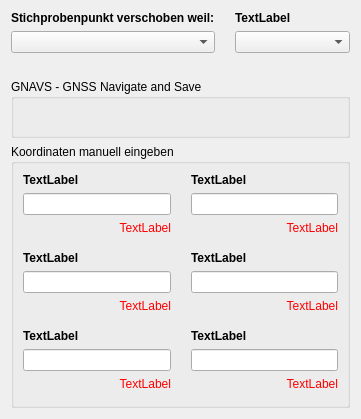
         <widget class="QWidget" name="scrollAreaWidgetContents_6">
          <property name="geometry">
           <rect>
            <x>0</x>
            <y>0</y>
            <width>361</width>
            <height>419</height>
           </rect>
          </property>
          <layout class="QGridLayout" name="gridLayout_22">
           <property name="horizontalSpacing">
            <number>20</number>
           </property>
           <item row="0" column="1">
            <widget class="QLabel" name="s_permaLabel">
             <property name="font">
              <font>
               <weight>75</weight>
               <bold>true</bold>
              </font>
             </property>
             <property name="text">
              <string>TextLabel</string>
             </property>
            </widget>
           </item>
           <item row="0" column="0">
            <widget class="QLabel" name="spaufsucheverschobenursacheidLabel">
             <property name="sizePolicy">
              <sizepolicy hsizetype="Preferred" vsizetype="Fixed">
               <horstretch>0</horstretch>
               <verstretch>0</verstretch>
              </sizepolicy>
             </property>
             <property name="font">
              <font>
               <weight>75</weight>
               <bold>true</bold>
              </font>
             </property>
             <property name="text">
              <string>Stichprobenpunkt verschoben weil:</string>
             </property>
            </widget>
           </item>
           <item row="4" column="0" colspan="2">
            <widget class="QgsCollapsibleGroupBox" name="mGroupBox_7">
             <property name="title">
              <string>Koordinaten manuell eingeben</string>
             </property>
             <property name="collapsed">
              <bool>false</bool>
             </property>
             <layout class="QGridLayout" name="gridLayout_23">
              <item row="0" column="0">
               <layout class="QGridLayout" name="gridLayout_4">
                <property name="bottomMargin">
                 <number>5</number>
                </property>
                <property name="horizontalSpacing">
                 <number>20</number>
                </property>
                <property name="verticalSpacing">
                 <number>6</number>
                </property>
                <item row="5" column="1">
                 <widget class="QLabel" name="istgeom_xError">
                  <property name="styleSheet">
                   <string notr="true">color:red</string>
                  </property>
                  <property name="text">
                   <string>TextLabel</string>
                  </property>
                  <property name="alignment">
                   <set>Qt::AlignRight|Qt::AlignTrailing|Qt::AlignVCenter</set>
                  </property>
                 </widget>
                </item>
                <item row="7" column="0">
                 <widget class="QLabel" name="istgeom_elevLabel">
                  <property name="font">
                   <font>
                    <weight>75</weight>
                    <bold>true</bold>
                   </font>
                  </property>
                  <property name="text">
                   <string>TextLabel</string>
                  </property>
                 </widget>
                </item>
                <item row="6" column="0">
                 <spacer name="verticalSpacer_5">
                  <property name="orientation">
                   <enum>Qt::Vertical</enum>
                  </property>
                  <property name="sizeType">
                   <enum>QSizePolicy::Maximum</enum>
                  </property>
                  <property name="sizeHint" stdset="0">
                   <size>
                    <width>20</width>
                    <height>10</height>
                   </size>
                  </property>
                 </spacer>
                </item>
                <item row="13" column="1">
                 <widget class="QLabel" name="istgeom_vdopError">
                  <property name="styleSheet">
                   <string notr="true">color:red</string>
                  </property>
                  <property name="text">
                   <string>TextLabel</string>
                  </property>
                  <property name="alignment">
                   <set>Qt::AlignRight|Qt::AlignTrailing|Qt::AlignVCenter</set>
                  </property>
                 </widget>
                </item>
                <item row="3" column="1">
                 <widget class="QLabel" name="istgeom_xLabel">
                  <property name="font">
                   <font>
                    <weight>75</weight>
                    <bold>true</bold>
                   </font>
                  </property>
                  <property name="text">
                   <string>TextLabel</string>
                  </property>
                 </widget>
                </item>
                <item row="4" column="0">
                 <widget class="QLineEdit" name="istgeom_y">
                  <property name="maxLength">
                   <number>32768</number>
                  </property>
                 </widget>
                </item>
                <item row="13" column="0">
                 <widget class="QLabel" name="istgeom_hdopError">
                  <property name="styleSheet">
                   <string notr="true">color:red</string>
                  </property>
                  <property name="text">
                   <string>TextLabel</string>
                  </property>
                  <property name="alignment">
                   <set>Qt::AlignRight|Qt::AlignTrailing|Qt::AlignVCenter</set>
                  </property>
                 </widget>
                </item>
                <item row="11" column="0">
                 <widget class="QLabel" name="istgeom_hdopLabel">
                  <property name="font">
                   <font>
                    <weight>75</weight>
                    <bold>true</bold>
                   </font>
                  </property>
                  <property name="text">
                   <string>TextLabel</string>
                  </property>
                 </widget>
                </item>
                <item row="7" column="1">
                 <widget class="QLabel" name="istgeom_satLabel">
                  <property name="font">
                   <font>
                    <weight>75</weight>
                    <bold>true</bold>
                   </font>
                  </property>
                  <property name="text">
                   <string>TextLabel</string>
                  </property>
                 </widget>
                </item>
                <item row="8" column="1">
                 <widget class="QLineEdit" name="istgeom_sat"/>
                </item>
                <item row="4" column="1">
                 <widget class="QLineEdit" name="istgeom_x"/>
                </item>
                <item row="3" column="0">
                 <widget class="QLabel" name="istgeom_yLabel">
                  <property name="font">
                   <font>
                    <weight>75</weight>
                    <bold>true</bold>
                   </font>
                  </property>
                  <property name="text">
                   <string>TextLabel</string>
                  </property>
                 </widget>
                </item>
                <item row="5" column="0">
                 <widget class="QLabel" name="istgeom_yError">
                  <property name="styleSheet">
                   <string notr="true">color:red</string>
                  </property>
                  <property name="text">
                   <string>TextLabel</string>
                  </property>
                  <property name="alignment">
                   <set>Qt::AlignRight|Qt::AlignTrailing|Qt::AlignVCenter</set>
                  </property>
                 </widget>
                </item>
                <item row="8" column="0">
                 <widget class="QLineEdit" name="istgeom_elev">
                  <property name="maxLength">
                   <number>32771</number>
                  </property>
                 </widget>
                </item>
                <item row="12" column="0">
                 <widget class="QLineEdit" name="istgeom_hdop"/>
                </item>
                <item row="10" column="0">
                 <spacer name="verticalSpacer_3">
                  <property name="orientation">
                   <enum>Qt::Vertical</enum>
                  </property>
                  <property name="sizeType">
                   <enum>QSizePolicy::Maximum</enum>
                  </property>
                  <property name="sizeHint" stdset="0">
                   <size>
                    <width>20</width>
                    <height>10</height>
                   </size>
                  </property>
                 </spacer>
                </item>
                <item row="11" column="1">
                 <widget class="QLabel" name="istgeom_vdopLabel">
                  <property name="font">
                   <font>
                    <weight>75</weight>
                    <bold>true</bold>
                   </font>
                  </property>
                  <property name="text">
                   <string>TextLabel</string>
                  </property>
                 </widget>
                </item>
                <item row="12" column="1">
                 <widget class="QLineEdit" name="istgeom_vdop"/>
                </item>
                <item row="9" column="0">
                 <widget class="QLabel" name="istgeom_elevError">
                  <property name="styleSheet">
                   <string notr="true">color:red</string>
                  </property>
                  <property name="text">
                   <string>TextLabel</string>
                  </property>
                  <property name="alignment">
                   <set>Qt::AlignRight|Qt::AlignTrailing|Qt::AlignVCenter</set>
                  </property>
                 </widget>
                </item>
                <item row="9" column="1">
                 <widget class="QLabel" name="istgeom_satError">
                  <property name="styleSheet">
                   <string notr="true">color:red</string>
                  </property>
                  <property name="text">
                   <string>TextLabel</string>
                  </property>
                  <property name="alignment">
                   <set>Qt::AlignRight|Qt::AlignTrailing|Qt::AlignVCenter</set>
                  </property>
                 </widget>
                </item>
               </layout>
              </item>
             </layout>
            </widget>
           </item>
           <item row="3" column="0" colspan="2">
            <widget class="QGroupBox" name="groupBox">
             <property name="title">
              <string>GNAVS - GNSS Navigate and Save</string>
             </property>
             <layout class="QGridLayout" name="gridLayout_24">
              <item row="0" column="0">
               <layout class="QVBoxLayout" name="gnavs_recording">
                <property name="topMargin">
                 <number>5</number>
                </property>
                <property name="bottomMargin">
                 <number>5</number>
                </property>
               </layout>
              </item>
             </layout>
            </widget>
           </item>
           <item row="1" column="1">
            <widget class="QComboBox" name="s_perma"/>
           </item>
           <item row="1" column="0">
            <widget class="QComboBox" name="spaufsucheverschobenursacheid"/>
           </item>
           <item row="2" column="0">
            <spacer name="verticalSpacer_4">
             <property name="orientation">
              <enum>Qt::Vertical</enum>
             </property>
             <property name="sizeType">
              <enum>QSizePolicy::Maximum</enum>
             </property>
             <property name="sizeHint" stdset="0">
              <size>
               <width>20</width>
               <height>20</height>
              </size>
             </property>
            </spacer>
           </item>
          </layout>
         </widget>
